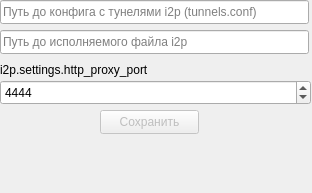
<?xml version="1.0" encoding="UTF-8"?>
<ui version="4.0">
 <class>I2pSettings</class>
 <widget class="QWidget" name="I2pSettings">
  <property name="geometry">
   <rect>
    <x>0</x>
    <y>0</y>
    <width>312</width>
    <height>193</height>
   </rect>
  </property>
  <property name="windowTitle">
   <string>Настройки i2p</string>
  </property>
  <property name="windowIcon">
   <iconset resource="source.qrc">
    <normaloff>:/mainapp/sources/i2p.png</normaloff>:/mainapp/sources/i2p.png</iconset>
  </property>
  <widget class="QPushButton" name="save">
   <property name="enabled">
    <bool>false</bool>
   </property>
   <property name="geometry">
    <rect>
     <x>100</x>
     <y>110</y>
     <width>99</width>
     <height>24</height>
    </rect>
   </property>
   <property name="text">
    <string>Сохранить</string>
   </property>
   <property name="checkable">
    <bool>false</bool>
   </property>
  </widget>
  <widget class="QLineEdit" name="binaryPath">
   <property name="geometry">
    <rect>
     <x>0</x>
     <y>30</y>
     <width>309</width>
     <height>24</height>
    </rect>
   </property>
   <property name="placeholderText">
    <string>Путь до исполняемого файла i2p</string>
   </property>
  </widget>
  <widget class="QLineEdit" name="tunnelsConfPath">
   <property name="geometry">
    <rect>
     <x>0</x>
     <y>0</y>
     <width>309</width>
     <height>24</height>
    </rect>
   </property>
   <property name="placeholderText">
    <string>Путь до конфига с тунелями i2p (tunnels.conf)</string>
   </property>
  </widget>
  <widget class="QSpinBox" name="httpProxy">
   <property name="geometry">
    <rect>
     <x>0</x>
     <y>80</y>
     <width>311</width>
     <height>25</height>
    </rect>
   </property>
   <property name="maximum">
    <number>65535</number>
   </property>
   <property name="value">
    <number>4444</number>
   </property>
  </widget>
  <widget class="QLabel" name="i2pHttpPortLabel">
   <property name="geometry">
    <rect>
     <x>0</x>
     <y>60</y>
     <width>311</width>
     <height>20</height>
    </rect>
   </property>
   <property name="text">
    <string>i2p.settings.http_proxy_port</string>
   </property>
  </widget>
 </widget>
 <resources>
  <include location="source.qrc"/>
 </resources>
 <connections/>
</ui>
